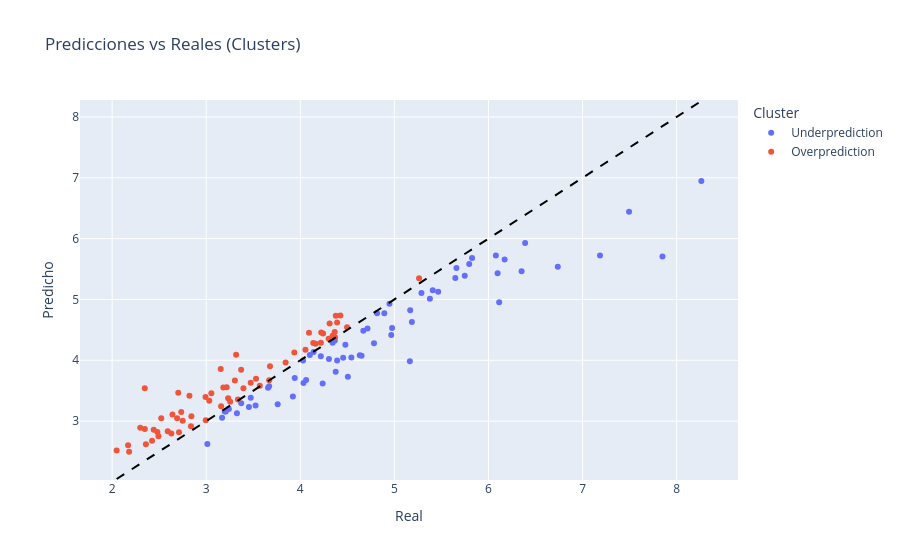

Write notebook code for a chart like this one.
### Markdown cell above
Se generan 2 clusters segun las predicciones:
* Overprediction: si los residuos son mayores o iguales a cero.
*  Underprediction: si los residuos son menores a cero.

### Code cell
# Cluster: sobre/sub prediccion respecto a la identidad
residuos = y_pred - y_test
cluster = pd.Series(['Overprediction' if r >= 0 else 'Underprediction' for r in residuos], 
                     index=y_test.index)

# Visualizar con los 2 clusters
fig = px.scatter(x=y_test, y=y_pred, color=cluster,
                 labels={'x':'Real','y':'Predicho','color':'Cluster'},
                 title='Predicciones vs Reales (Clusters)')
fig.add_shape(type='line', x0=y_test.min(), y0=y_test.min(),
             x1=y_test.max(), y1=y_test.max(),
             line=dict(color='black', dash='dash', width=2))
fig.show()

# Estadísticas por cluster
print("\nEstadísticas por cluster:")
print(f"Overprediction: {(cluster == 'Overprediction').sum()} casos, residuo medio: {residuos[cluster == 'Overprediction'].mean():.4f}")
print(f"Underprediction: {(cluster == 'Underprediction').sum()} casos, residuo medio: {residuos[cluster == 'Underprediction'].mean():.4f}")

### Figure 1 — Plotly figure (JSON) as saved in the notebook; plotly's stock layout.template omitted (floating-point values rounded to 4 significant figures)
{"data": [{"hovertemplate": "Cluster=Underprediction<br>Real=%{x}<br>Predicho=%{y}<extra></extra>", "legendgroup": "Underprediction", "marker": {"color": "#636efa", "symbol": "circle"}, "mode": "markers", "name": "Underprediction", "orientation": "v", "showlegend": true, "type": "scatter", "x": [6.737, 7.494, 5.466, 4.238, 4.218, 4.376, 4.67, 4.505, 5.408, 4.816, 3.241, 3.473, 3.76, 4.479, 4.714, 4.101, 5.648, 4.344, 3.524, 5.168, 4.948, 5.796, 4.142, 4.975, 3.197, 5.186, 4.391, 3.921, 7.849, 4.783, 6.079, 4.034, 3.208, 3.941, 5.66, 3.657, 5.748, 4.062, 6.352, 6.097, 4.967, 5.377, 3.012, 5.164, 4.543, 6.114, 3.326, 6.389, 7.185, 3.454, 3.669, 3.168, 5.287, 3.372, 8.262, 4.367, 5.826, 6.171, 4.456, 4.893, 4.304, 4.632, 4.651, 4.03], "xaxis": "x", "y": [5.538, 6.44, 5.126, 3.619, 4.066, 3.812, 4.484, 3.728, 5.151, 4.774, 3.198, 3.382, 3.279, 4.253, 4.523, 4.086, 5.351, 4.286, 3.258, 4.824, 4.93, 5.585, 4.135, 4.532, 3.157, 4.628, 3.998, 3.404, 5.705, 4.282, 5.721, 3.628, 3.156, 3.707, 5.515, 3.55, 5.392, 3.677, 5.464, 5.429, 4.416, 5.011, 2.625, 3.982, 4.044, 4.953, 3.128, 5.928, 5.724, 3.232, 3.574, 3.055, 5.105, 3.292, 6.947, 4.326, 5.681, 5.658, 4.041, 4.771, 4.02, 4.084, 4.074, 3.996], "yaxis": "y"}, {"hovertemplate": "Cluster=Overprediction<br>Real=%{x}<br>Predicho=%{y}<extra></extra>", "legendgroup": "Overprediction", "marker": {"color": "#EF553B", "symbol": "circle"}, "mode": "markers", "name": "Overprediction", "orientation": "v", "showlegend": true, "type": "scatter", "x": [4.242, 3.529, 4.497, 2.75, 4.092, 3.055, 4.366, 3.337, 3.669, 2.837, 3.844, 4.164, 2.481, 2.843, 2.048, 5.262, 4.055, 2.299, 4.377, 2.359, 4.37, 2.993, 4.343, 2.347, 3.395, 3.233, 4.391, 4.426, 2.347, 2.691, 3.218, 3.936, 3.318, 2.17, 2.641, 2.591, 2.442, 4.301, 4.311, 3.473, 3.033, 3.182, 2.425, 3.371, 2.181, 2.493, 2.63, 2.703, 2.822, 4.138, 2.735, 3.255, 3.158, 3.304, 3.678, 2.995, 4.222, 3.569, 2.711, 4.219, 3.154, 2.522], "xaxis": "x", "y": [4.442, 3.695, 4.544, 3.006, 4.453, 3.459, 4.465, 3.356, 3.673, 2.913, 3.962, 4.274, 2.822, 3.078, 2.515, 5.349, 4.173, 2.89, 4.732, 2.621, 4.377, 3.398, 4.403, 3.538, 3.54, 3.375, 4.623, 4.734, 2.871, 3.046, 3.556, 4.128, 4.092, 2.602, 3.11, 2.835, 2.859, 4.354, 4.603, 3.632, 3.333, 3.551, 2.676, 3.843, 2.495, 2.751, 2.794, 3.465, 3.416, 4.285, 3.152, 3.317, 3.246, 3.666, 3.902, 3.016, 4.456, 3.581, 2.815, 4.289, 3.856, 3.046], "yaxis": "y"}], "layout": {"legend": {"title": {"text": "Cluster"}, "tracegroupgap": 0}, "shapes": [{"line": {"color": "black", "dash": "dash", "width": 2}, "type": "line", "x0": 2.048, "x1": 8.262, "y0": 2.048, "y1": 8.262}], "title": {"text": "Predicciones vs Reales (Clusters)"}, "xaxis": {"anchor": "y", "domain": [0, 1], "title": {"text": "Real"}}, "yaxis": {"anchor": "x", "domain": [0, 1], "title": {"text": "Predicho"}}}}
